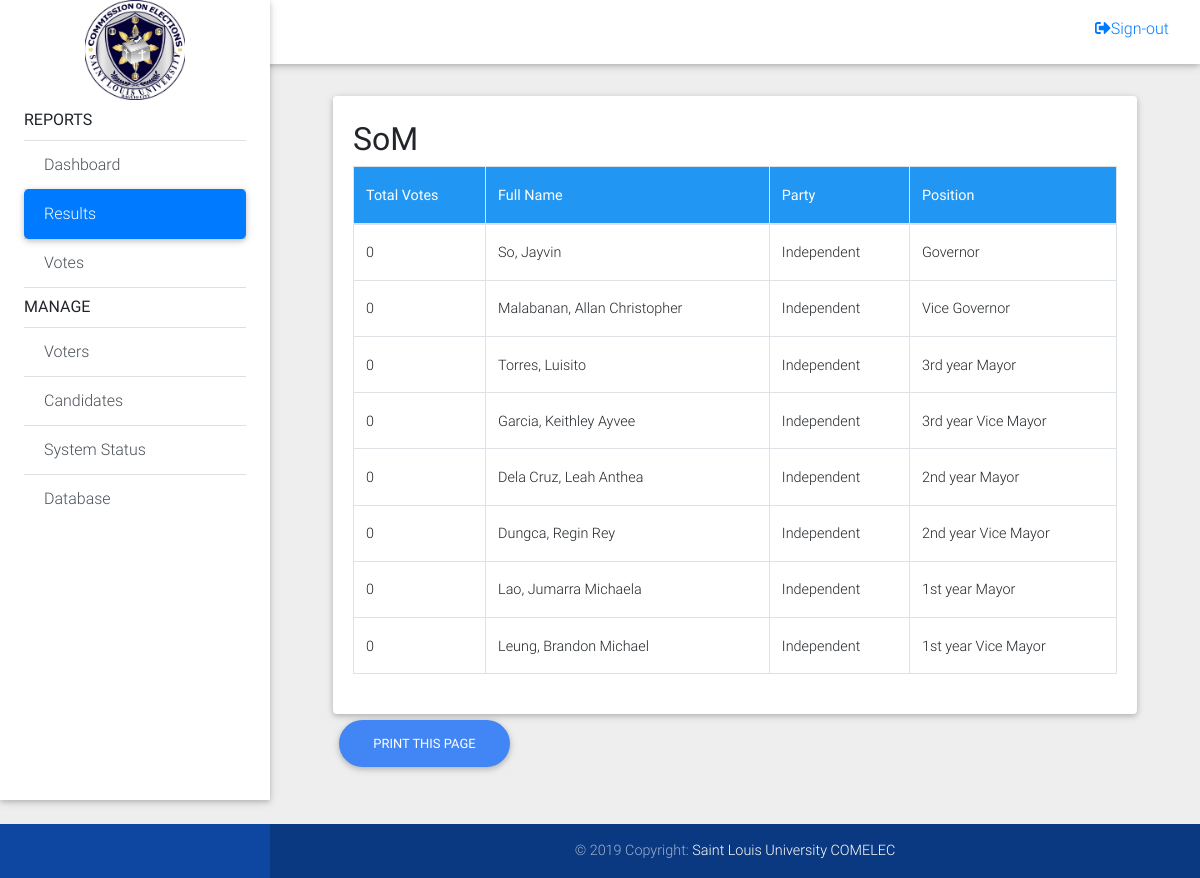
The app's page /comeleccommissioners/som.php (signed in) with its own data.
### tables this page shows
CREATE TABLE IF NOT EXISTS `candidates` (
  `id` int(11) NOT NULL AUTO_INCREMENT,
  `position_id` int(11) NOT NULL,
  `firstname` varchar(30) NOT NULL,
  `lastname` varchar(30) NOT NULL,
  `photo` varchar(150) DEFAULT NULL,
  `party` varchar(200) NOT NULL,
  `nickname` varchar(200) NOT NULL,
  `school` varchar(200) NOT NULL,
  PRIMARY KEY (`id`)
);

CREATE TABLE IF NOT EXISTS `positions` (
  `id` int(11) NOT NULL AUTO_INCREMENT,
  `title` varchar(200) NOT NULL,
  `description` varchar(50) NOT NULL,
  `priority` int(11) NOT NULL,
  `department` varchar(200) NOT NULL,
  PRIMARY KEY (`id`)
);

### comeleccommissioners/som.php (the view, shortened to what this page needs)
<?php include 'includes/session.php'; ?>
<?php include 'includes/header.php'; ?>
<body class="grey lighten-3">
  <?php
  include 'includes/navbar.php'; ?>
  <main class="pt-5 mx-lg-5">
    <div class="container-fluid mt-5">
            <div class="row">
        <div class="col-md-12">
          <div class="card">
            <div class="card-body">
<h2 clas="text-center">SoM</h2>
<table class="table table-bordered table-hover" cellspacing="0" width="100%">
          <thead class="blue white-text">
            <tr>
              <th>Total Votes</th>
              <th>Full Name</th>
              <th>Party</th>
              <th>Position</th>
            </tr>
          </thead>
          <tbody>
            <?php
            $result3 = mysqli_query($conn, "SELECT * FROM positions join candidates on candidates.position_id = positions.id where department = 'SoM'");
            while ($row = mysqli_fetch_array($result3)) {
                $result4 = mysqli_query($conn, "SELECT count(votes.voters_id) from candidates join votes on candidates.id = votes.candidate_id where candidates.id = '".$row['id']."'");
                while ($row1 = mysqli_fetch_array($result4)) { ?>
            <tr>
              <td><?php echo $row1[0]; ?></td>
              <td><?php echo $row['lastname'];?><?php echo ", ";echo $row['firstname'];?></td>
              <td><?php echo $row['party'];?></td>
              <td><?php echo $row['title'];?></td>
            </tr>
            <?php   } } ?>
          </tbody>
        </table>
            </div>
          </div>
        </div>
      </div>
<button class="noprint btn btn-primary btn-rounded" onclick="myFunction()">Print this page</button>
    </div>
  </main>
<?php include 'includes/footer.php'; ?>
</body>
</html>

### comeleccommissioners/includes/header.php (style rules this page uses)
* { margin: 0; padding: 0; }
html, body { height: 100%; width: 100%; }
main { min-height: 100%; }

### records on screen
candidates: row1 "0", lastname "So", firstname "Jayvin", party "Independent", position.title "Governor"
candidates: row1 "0", lastname "Malabanan", firstname "Allan Christopher", party "Independent", position.title "Vice Governor"
candidates: row1 "0", lastname "Torres", firstname "Luisito", party "Independent", position.title "3rd year Mayor"
candidates: row1 "0", lastname "Garcia", firstname "Keithley Ayvee", party "Independent", position.title "3rd year Vice Mayor"
candidates: row1 "0", lastname "Dela Cruz", firstname "Leah Anthea", party "Independent", position.title "2nd year Mayor"
candidates: row1 "0", lastname "Dungca", firstname "Regin Rey", party "Independent", position.title "2nd year Vice Mayor"
candidates: row1 "0", lastname "Lao", firstname "Jumarra Michaela", party "Independent", position.title "1st year Mayor"
candidates: row1 "0", lastname "Leung", firstname "Brandon Michael", party "Independent", position.title "1st year Vice Mayor"
